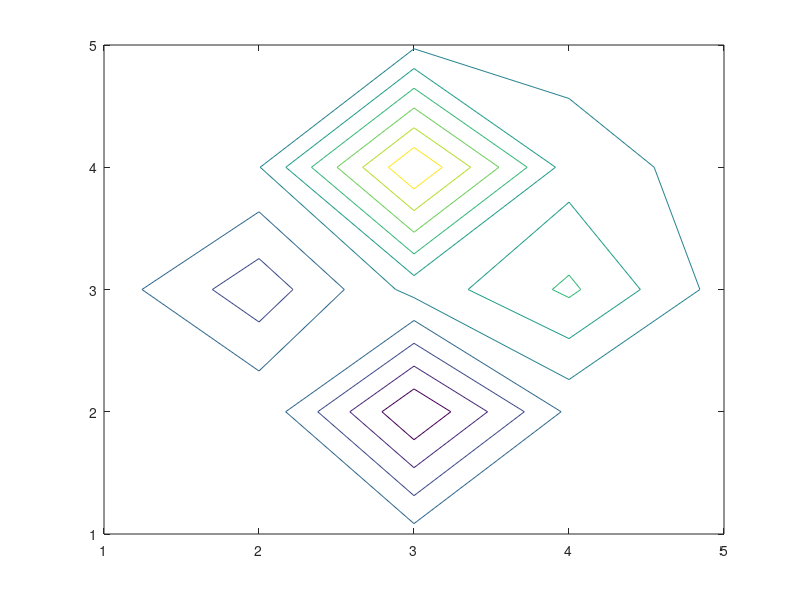

The MATLAB script that drew this image: (Note: this script raises an error after producing the figure.)
%=============================================================================
% Copyright (c) 2016-present Allan CORNET (Nelson)
%=============================================================================
% This file is part of Nelson.
%=============================================================================
% LICENCE_BLOCK_BEGIN
% SPDX-License-Identifier: LGPL-3.0-or-later
% LICENCE_BLOCK_END
%=============================================================================
% <--WEIGHT 2-->
% <--ADV-CLI MODE-->
%=============================================================================
% Automatic contour levels are the multiples of one round step: the smallest
% of 1, 2 or 5 times a power of ten that cuts the data range into fewer than
% twelve slices. Every expected list below was measured, none was derived.
%=============================================================================
f = figure('Visible', 'off');
[~, h] = contour(peaks(5));
asserts.isequal(get(h, 'LevelList'), [-4 -2 0 2 4 6]);
asserts.isequal(get(gca(), 'CLim'), [-4 6]);
close(f);
%=============================================================================
% peaks(6) spans barely more than ten units and keeps a step of one: the step
% comes from the range, it is not a fixed multiple of anything.
f = figure('Visible', 'off');
[~, h] = contour(peaks(6));
asserts.isequal(get(h, 'LevelList'), [-4 -3 -2 -1 0 1 2 3 4 5]);
close(f);
%=============================================================================
f = figure('Visible', 'off');
[~, h] = contour(peaks(20));
asserts.isequal(get(h, 'LevelList'), [-6 -4 -2 0 2 4 6]);
close(f);
%=============================================================================
% Integer data: a multiple landing on the data maximum is a level.
f = figure('Visible', 'off');
[~, h] = contour(magic(4));
asserts.isequal(get(h, 'LevelList'), [2 4 6 8 10 12 14 16]);
close(f);
%=============================================================================
f = figure('Visible', 'off');
[~, h] = contour(magic(10));
asserts.isequal(get(h, 'LevelList'), [10 20 30 40 50 60 70 80 90 100]);
close(f);
%=============================================================================
% The step moves up exactly where a range of 11.9 becomes a range of 12.
f = figure('Visible', 'off');
[~, h] = contour(contour_ramp(0, 11.9));
asserts.isequal(get(h, 'LevelList'), 1:11);
close(f);
%=============================================================================
f = figure('Visible', 'off');
[~, h] = contour(contour_ramp(0, 12));
asserts.isequal(get(h, 'LevelList'), [2 4 6 8 10 12]);
close(f);
%=============================================================================
% The same frontier one decade up, where the step of five gives way to ten.
f = figure('Visible', 'off');
[~, h] = contour(contour_ramp(0, 55));
asserts.isequal(get(h, 'LevelList'), [5 10 15 20 25 30 35 40 45 50 55]);
close(f);
%=============================================================================
f = figure('Visible', 'off');
[~, h] = contour(contour_ramp(0, 60));
asserts.isequal(get(h, 'LevelList'), [10 20 30 40 50 60]);
close(f);
%=============================================================================
% A fractional step comes back as the decimals it stands for.
f = figure('Visible', 'off');
[~, h] = contour(contour_ramp(0, 1));
asserts.isequal(get(h, 'LevelList'), [0.1 0.2 0.3 0.4 0.5 0.6 0.7 0.8 0.9 1]);
close(f);
%=============================================================================
% A level sitting on the data minimum is dropped when that minimum is zero or
% positive, and kept when it is negative.
f = figure('Visible', 'off');
[~, h] = contour(contour_ramp(0, 10));
asserts.isequal(get(h, 'LevelList'), 1:10);
close(f);
%=============================================================================
f = figure('Visible', 'off');
[~, h] = contour(contour_ramp(-1, 9));
asserts.isequal(get(h, 'LevelList'), -1:9);
close(f);
%=============================================================================
f = figure('Visible', 'off');
[~, h] = contour(contour_ramp(-11, 0));
asserts.isequal(get(h, 'LevelList'), -11:0);
close(f);
%=============================================================================
% A filled contour prepends the data minimum to that same list, and the
% colour limits follow the levels.
f = figure('Visible', 'off');
Z = peaks(5);
[~, h] = contourf(Z);
asserts.isequal(get(h, 'LevelList'), [min(Z(:)), -4, -2, 0, 2, 4, 6]);
asserts.isequal(get(gca(), 'CLim'), [min(Z(:)), 6]);
close(f);
%=============================================================================
% contour3 picks the levels of contour.
f = figure('Visible', 'off');
[~, h] = contour3(peaks(20));
asserts.isequal(get(h, 'LevelList'), [-6 -4 -2 0 2 4 6]);
close(f);
%=============================================================================
% fcontour shares the rule, and forces no level onto the sampled extremes.
f = figure('Visible', 'off');
h = fcontour(@(x, y) x .^ 2 + y .^ 2);
asserts.isequal(get(h, 'LevelList'), [5 10 15 20 25 30 35 40 45 50]);
close(f);
%=============================================================================
function Z = contour_ramp(a, b)
  Z = repmat(linspace(a, b, 21), 21, 1);
end
%=============================================================================
